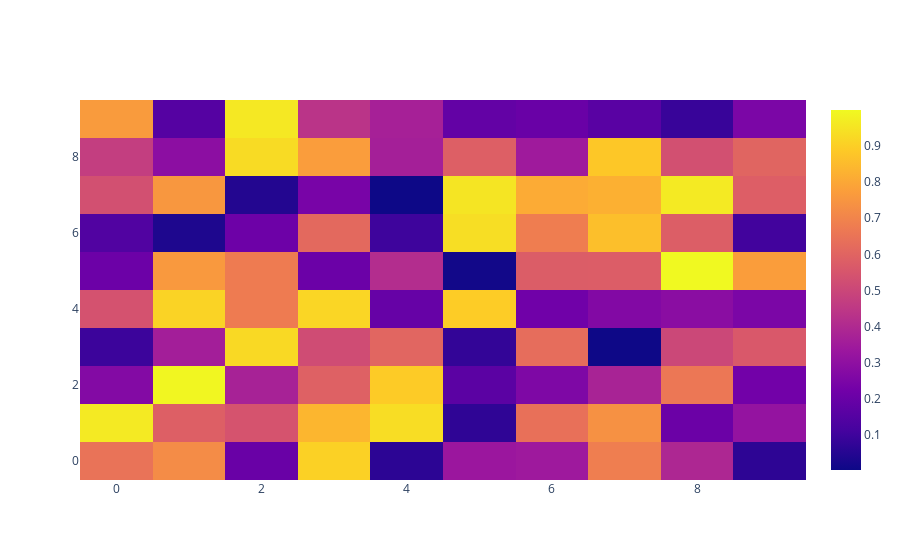

Notebook cell for this chart:
### Code cell
# heatmaps in plotly

data = np.random.rand(10,10)

heatmap = go.Heatmap(z=data)
fig = go.Figure(data=[heatmap])
fig.show()
